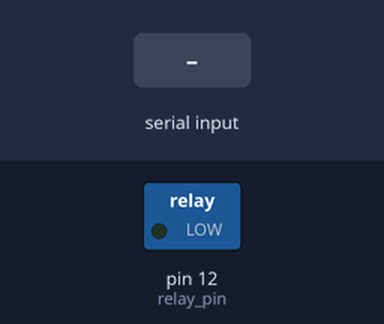
The sketch below on a simulated Arduino Uno, built with avr-gcc and run on an emulated ATmega328P. Shown: switched loads named in the sketch (green lamp = pin HIGH). The test bench sets the inputs (shaded band).

Above: at 1.2 s.
1.3 s: "1\n" received over Serial
At 2.0 s:
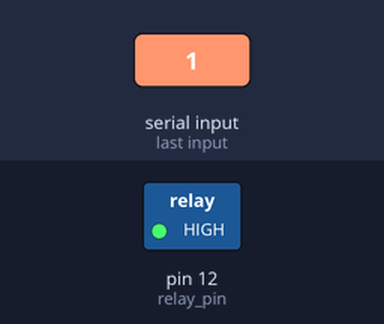
2.8 s: "0\n" received over Serial
At 3.1 s:
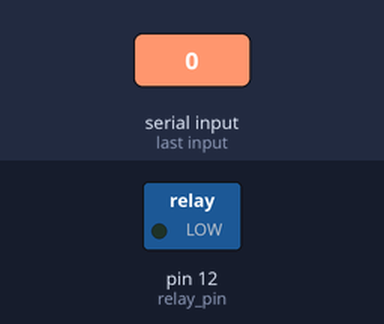
Timing chart, 0 to 5.8 s (numbered marks = the images above; inputs shaded):
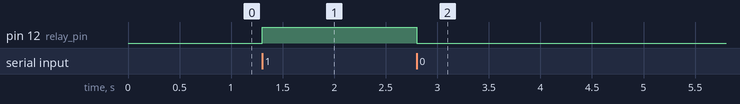

Measured:
- after the input at 1.3 s, pin 12 (relay_pin): LOW → HIGH at once
- after the input at 2.8 s, pin 12 (relay_pin): HIGH → LOW at once

The sketch:

relay.ino
```cpp
int relay_pin=12;
int flagMsg=0;
int command=10;
void setup() {
  // put your setup code here, to run once:
  pinMode(relay_pin, OUTPUT);
  Serial.begin(9600);
}

void loop()
{
  // put your main code here, to run repeatedly:
  while(!Serial.available()); // wait till data to be filled in serial buffer
  String incommingStr = Serial.readStringUntil('\n'); // read the complete string
  int command=incommingStr.toInt();
  if (command==1)
    relay_on();
  if (command==0)
    relay_off();
}

void relay_on()
{
  digitalWrite(relay_pin, HIGH);
}

void relay_off()
{
  digitalWrite(relay_pin, LOW);
}
```
